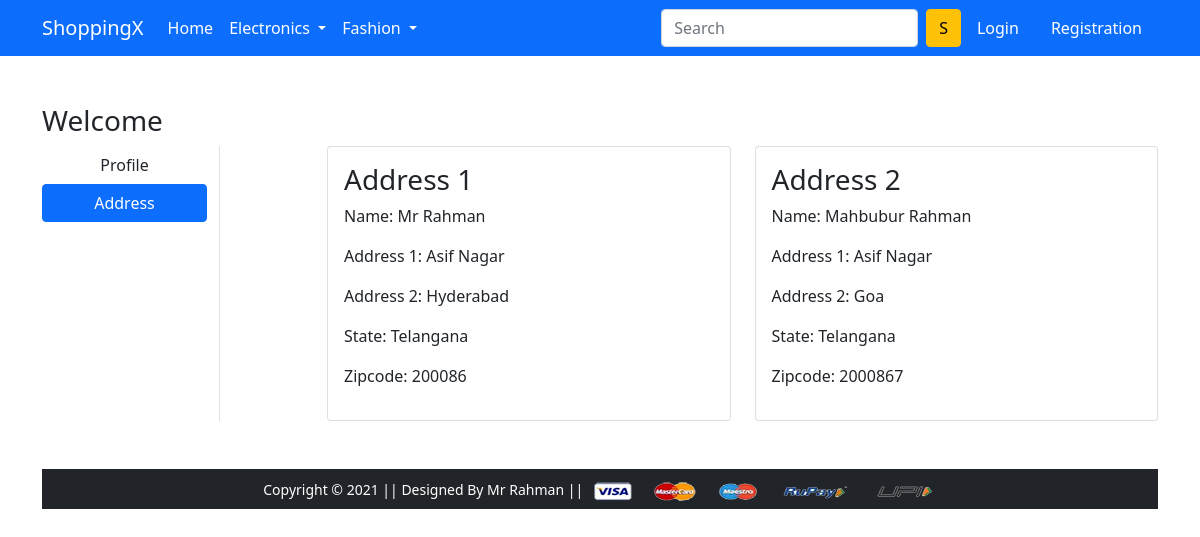
/address/, run on an earlier commit of the app's database.
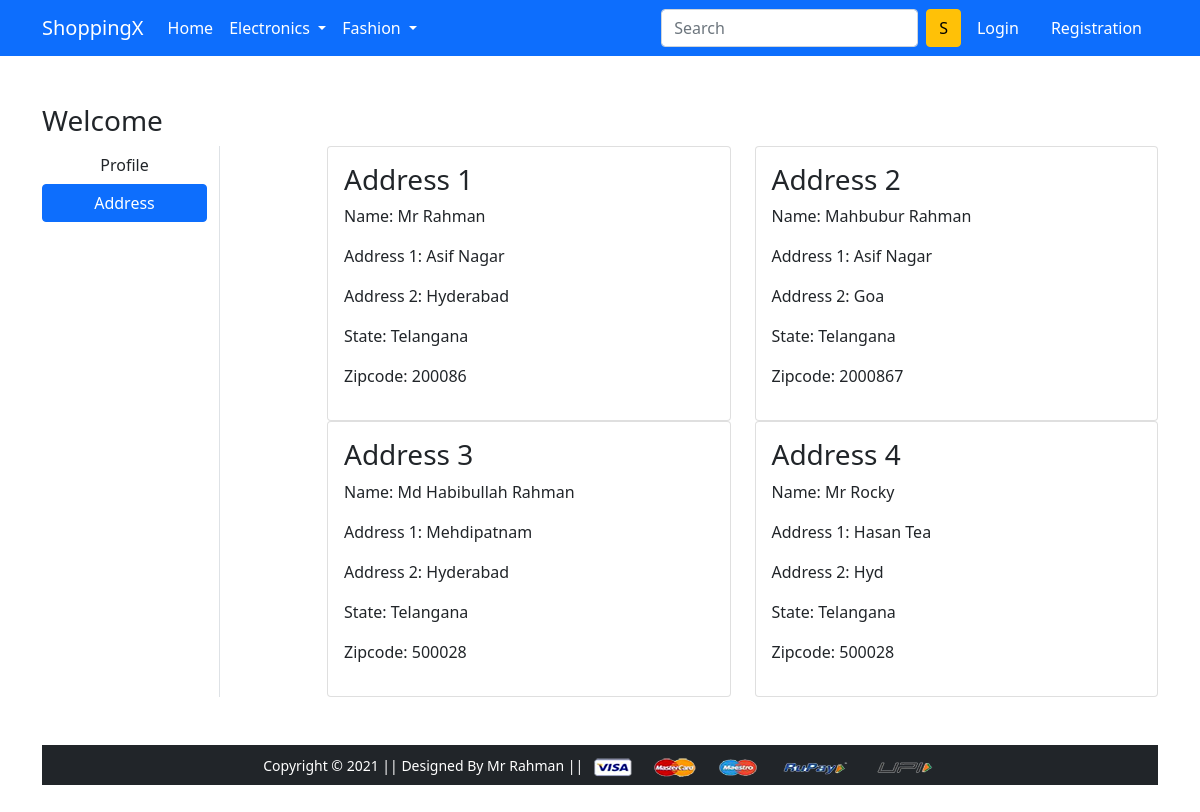
And on a later commit of the database.
### app/models.py (models this page shows, shortened)
class Customer(models.Model):
    user = models.ForeignKey(User, on_delete=models.CASCADE)
    name = models.CharField(max_length=100)
    locality = models.CharField(max_length=64)
    city = models.CharField(max_length=54)
    zipcode = models.IntegerField()
    state = models.CharField(choices=STATE_CHOICES ,max_length=25)

### app/views.py (the view)
# urls.py: path('address/', views.address, name='address'),
def address(request):
    address=Customer.objects.all()
    return render(request, 'app/address.html',{'address':address}) #{'add':add})

### app/templates/app/address.html (shortened to what this page needs)
{% extends 'app/base.html' %}
{% load static %}
{% block main-content %}
<div class="container my-5">
 <div class="row">
 <h3>Welcome {{ request.user.username|capfirst }}</h3>
  <div class="col-sm-2 border-end">
   <ul class="list-unstyled">
    <li class="d-grid"><a href="{% url 'profile' %}" class="btn ">Profile</a></li>
    <li class="d-grid"><a href="{% url 'address' %}" class="btn btn-primary">Address</a></li>
   </ul>
  </div>
  <div class="col-sm-9 offset-sm-1">
   <div class="row">
    {% for addr in address %}
    <div class="col-sm-6">
     <div class="card">
      <div class="card-body">
        <h3>Address {{ forloop.counter }}</h3>
        <p>Name: {{ addr.name }}</p>
        <p>Address 1: {{ addr.locality }}</p>
        <p>Address 2: {{ addr.city }}</p>
        <p>State: {{ addr.state }}</p>
        <p>Zipcode: {{ addr.zipcode }}</p>
     </div>
    </div>
   </div>
   {% endfor %}
  </div>
 </div>
</div>
{% endblock main-content %}

What changed in the data, as far as the page shows it:
added Customer: name "Md Habibullah Rahman", locality "Mehdipatnam", city "Hyderabad", state "Telangana", zipcode "500028"
added Customer: name "Mr Rocky", locality "Hasan Tea", city "Hyd", state "Telangana", zipcode "500028"
